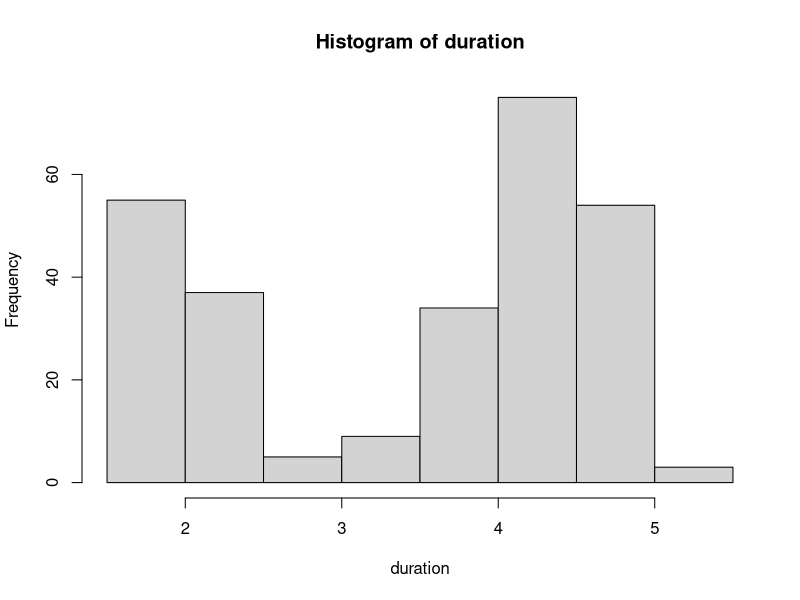

Reproduce this figure in R. (Note: this script raises an error after producing the figure.)
##Kurtosis
View(faithful)
duration=faithful$eruptions
hist(duration)
kurtosis(duration)

range(faithful$eruptions)
